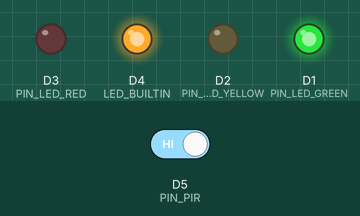
Simulated run of this program. Board: ESP8266 (Wemos D1 mini). On the bench: output pins drawn as LEDs (lit = HIGH, except the on-board LED, lit = LOW). The test bench sets the inputs (shaded band); at power-on: D5 (PIN_PIR) HIGH. WiFi joins after 1.5 s; servers stay silent unless stated; what the program prints to the serial monitor is not drawn.

Above: at 2.7 s.
2.8 s: D5 (PIN_PIR) driven LOW
At 3.8 s:
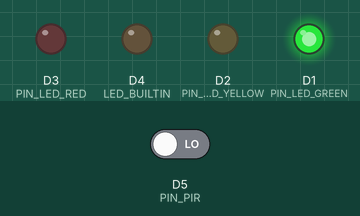
4.3 s: D5 (PIN_PIR) driven HIGH
At 4.9 s:
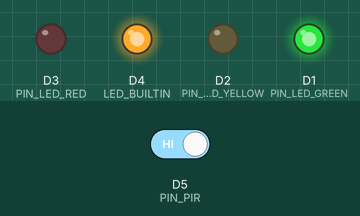
Timing chart, 0 to 7.3 s (numbered marks = the images above; inputs shaded):
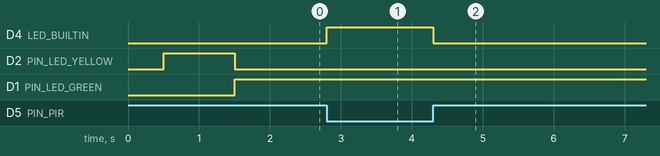

The program:

main.cpp
```cpp
// ******************************************************************
// COMP-10184
// External LED Wiring, PIR Sensor Test Program
//
// @author Mohawk College

#include <Arduino.h>
#include <ESP8266WiFi.h>

// pin assignments for external LEDs
#define PIN_LED_GREEN   D1
#define PIN_LED_YELLOW  D2
#define PIN_LED_RED     D3

// pin assignment for PIR input
#define PIN_PIR         D5

#include "secrets.h"
#include "ThingSpeak.h" // always include thingspeak header file after other header files and custom macros

char ssid[] = SECRET_SSID;   // your network SSID (name)
char pass[] = SECRET_PASS;   // your network password
int keyIndex = 0;            // your network key Index number (needed only for WEP)


WiFiServer server(80);
void setup() {
  // setup LED outputs
  pinMode(PIN_LED_GREEN, OUTPUT);
  pinMode(PIN_LED_YELLOW, OUTPUT);
  pinMode(PIN_LED_RED, OUTPUT);

  // setup PIR input
  pinMode(PIN_PIR, INPUT);

  // built-in LED
  pinMode(LED_BUILTIN, OUTPUT);

  Serial.println("Student Number: 000802106");
  Serial.println("Name: Rhagavy Rakulan, App: AsyncEvents");

  WiFi.begin(ssid, pass);
  while (WiFi.status() != WL_CONNECTED)
  {
    delay(500);
    digitalWrite(PIN_LED_YELLOW, HIGH);
    digitalWrite(PIN_LED_GREEN, LOW);
    digitalWrite(PIN_LED_RED, LOW);
  }
  Serial.println("connected to Wifi");

  server.begin();

}

volatile bool motionFlag;

void IRAM_ATTR isr(){
  motionFlag = true;
}


int motion = 0;
void loop() {

  //check to see if connected to wifi
  if(WiFi.status()){
    digitalWrite(PIN_LED_GREEN, HIGH);
    digitalWrite(PIN_LED_YELLOW, LOW);
    //print IP address
    Serial.printf("\nWeb server started, open %s in a web browser\n", WiFi.localIP().toString().c_str());
  }


  int motionSensor = digitalRead(PIN_PIR);
  //motion detected
  if(PIN_PIR == 1){
    Serial.println("Motion detected");
    //turn on Red led for 2 seconds
    digitalWrite(PIN_LED_RED, HIGH);

  }


  // set the fields with the values
  ThingSpeak.setField(1, motion);


  // cycle through LED colours, one at a time..
  // GREEN ON
  // digitalWrite(PIN_LED_GREEN, HIGH);
  // digitalWrite(PIN_LED_YELLOW, LOW);
  // digitalWrite(PIN_LED_RED, LOW);
  // delay(200);
  // // YELLOW
  // digitalWrite(PIN_LED_GREEN, LOW);
  // digitalWrite(PIN_LED_YELLOW, HIGH);
  // digitalWrite(PIN_LED_RED, LOW);
  // delay(200);
  // // RED
  // digitalWrite(PIN_LED_GREEN, LOW);
  // digitalWrite(PIN_LED_YELLOW, LOW);
  // digitalWrite(PIN_LED_RED, HIGH);
  // delay(200);

  // echo PIR input to built-in LED OUTPUT (note: invert the sense of the PIR sensor!)
  digitalWrite(LED_BUILTIN, !digitalRead(PIN_PIR));
} 
```

secrets.h
```cpp
#define SECRET_CH_ID  1924399
#define SECRET_WRITE_APIKEY  "T992K9QSV51JRSR5"
#define SECRET_SSID "Mohawk-IoT"
#define SECRET_PASS "IoT@MohawK1"
```

Measured:
- after the input at 2.8 s, D4 (LED_BUILTIN): LOW → HIGH at once
- after the input at 4.3 s, D4 (LED_BUILTIN): HIGH → LOW at once
